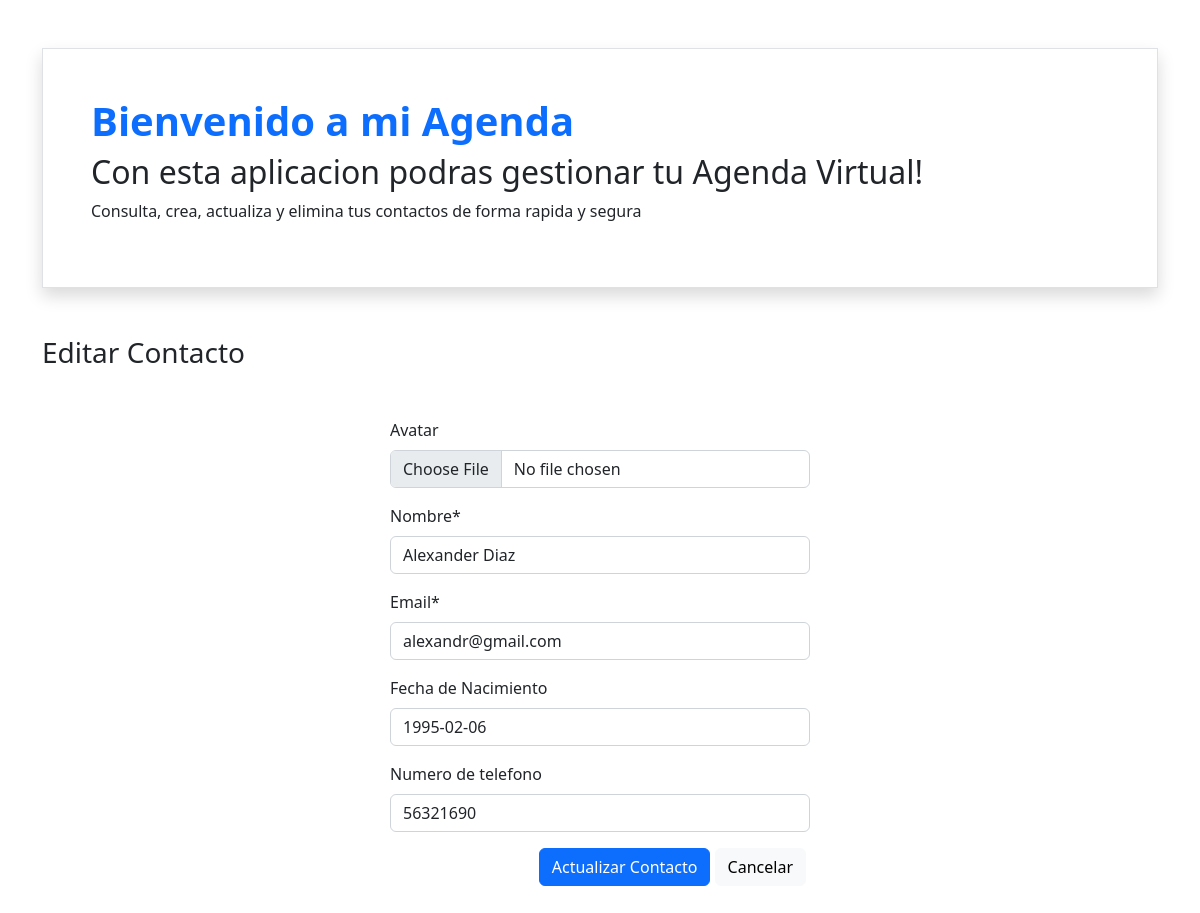
The page /3/edit/ on the database its author committed.
### contacts/models.py (models this page shows, shortened)
class Contact(models.Model):
    avatar = models.ImageField(null=True, blank=True, upload_to='contact')
    name = models.CharField(max_length=100, verbose_name='Nombre')
    email = models.EmailField(max_length=50)
    birth_date = models.DateField(null=True, blank=True, verbose_name='Fecha de Nacimiento')
    phone = models.CharField(max_length=8, null=True, blank=True, verbose_name='Numero de telefono')
    created = models.DateTimeField(auto_now_add=True)

### contacts/views.py (the view)
# urls.py: path('<int:pk>/edit/', views.ContactUpdateView.as_view(), name='contact_edit'),
class ContactUpdateView(generic.UpdateView):
    model = Contact
    fields = ('avatar', 'name', 'email', 'birth_date', 'phone')
    success_url = reverse_lazy('contact_list')

### contacts/templates/contacts/contact_form.html (shortened to what this page needs)
{% extends "contacts/base.html" %}
{% load static crispy_forms_tags %}
{% block content %}
    <div class="mt-5">
        <h3>{% if contact %}
            Editar
            {% else %}
            Nuevo
            {% endif %}
            Contacto</h3>
    </div>
    <form style="max-width: 420px;" class="mt-5 mx-auto" action="" method="post" enctype="multipart/form-data">
        {{ form|crispy }}
        <div class="text-end mt-3">
            <button class="btn btn-primary">
                {% if contact %}
                Actualizar
                {% else %}
                Crear
                {% endif %}
                Contacto
            </button>
            <a href="{% url 'contact_list' %}" class="btn btn-light me-1">
                Cancelar
            </a>
        </div>
    </form>
{% endblock content %}

### rows shown on the page
Contact: name "Alexander Diaz", email "alexandr@gmail.com", birth_date "1995-02-06", phone "56321690"
